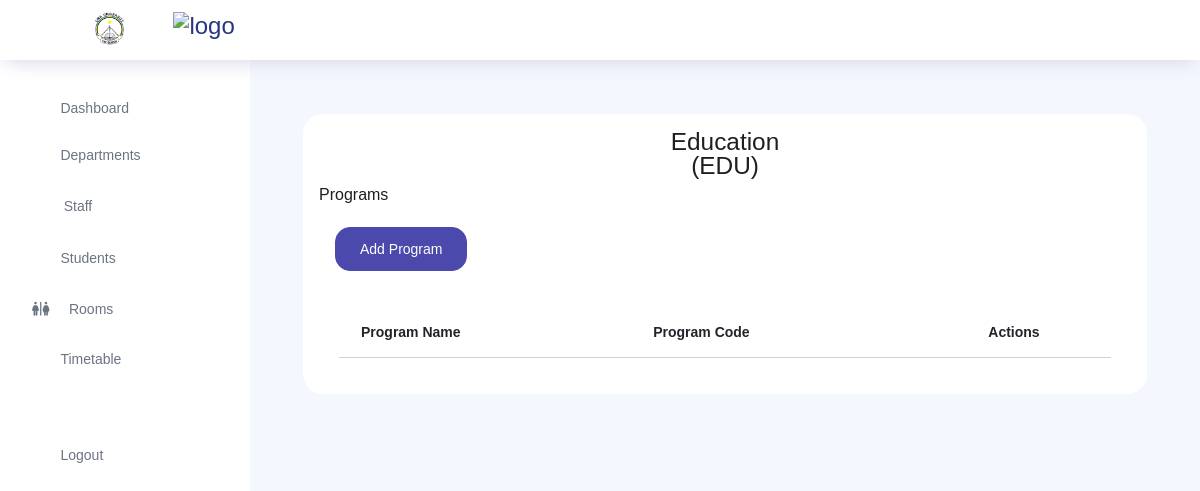
Page /departments/3/ on the earlier database version.
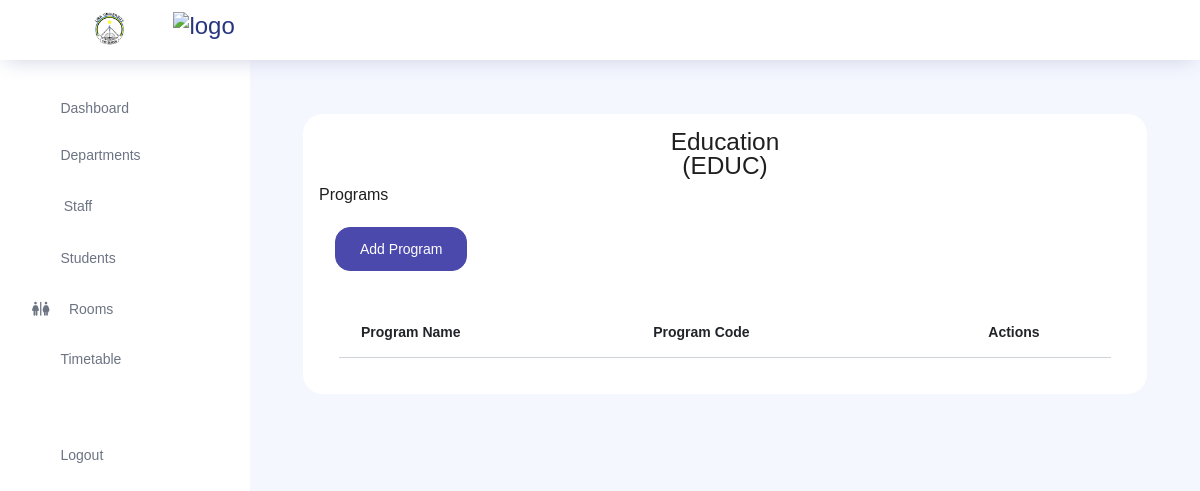
Same page on the later database version.
### store/models.py (models this page shows, shortened)
class Department(models.Model):
    department_name = models.CharField(max_length=100)
    department_code = models.CharField(max_length=20)

### core/views.py (the view, shortened to what this page needs)
# urls.py: path('departments/<str:dpt>/', views.program, name='program'),
def program(request, dpt):
    department = Department.objects.get(pk = dpt)
    programs = Program.objects.all()
    context={
        'department':department,
        'programs':programs,
    }
    return render(request, 'pages/program.html', context)

### templates/pages/program.html (shortened to what this page needs)
{% extends 'core/layout.html'%}
{% block content %}
<div class="col-lg-12 stretch-card">
    <div class="card p-3 my-3 bg-white">
        <h3 class="text-center">{{ department.department_name }} <br>({{ department.department_code }})</h3>
        <span><h5>Programs</h5></span>
    <div>
        <a href="#" class="btn btn-primary m-3" data-toggle="modal" data-target="#addProgram">Add Program</a>
    </div>
        <div class="card-body">
            <div class="table-responsive">
                <table class="table table-striped ">
                    <thead>
                        <tr>
                            <th>Program Name</th>
                            <th>Program Code</th>
                            <th class="text-center">Actions</th>
                        </tr>
                    </thead>
                </table>
            </div>
        </div>
    </div>
</div>
{%endblock%}

Differences in the rows shown:
changed Department "Education": department_code "EDU" → "EDUC"
